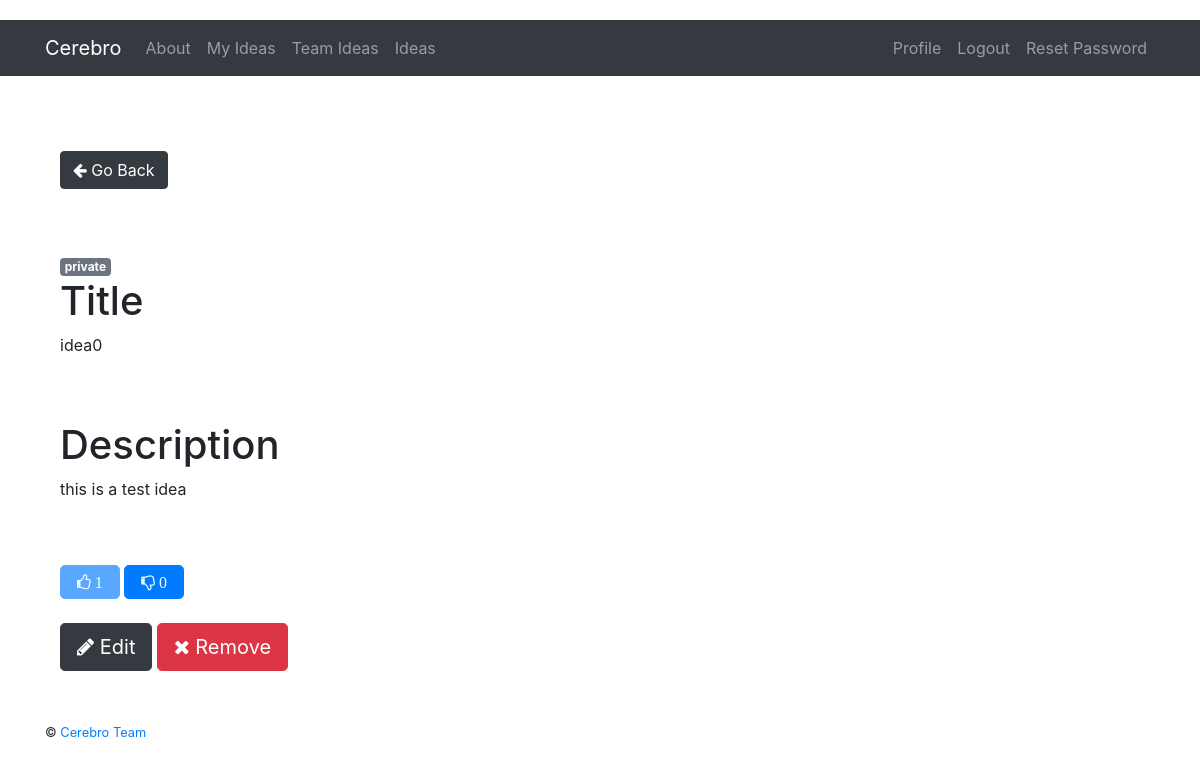
The page /ideas/1/ (signed in) on the database its author committed.
### project/server/models.py (models this page shows, shortened)
class Idea(db.Model):
    __tablename__ = "ideas"
    id = db.Column(db.Integer, primary_key=True, autoincrement=True)
    title = db.Column(db.String(255), nullable=False)
    description = db.Column(db.String(1024), nullable=True)
    owner = db.Column(db.Integer, nullable=False)
    up_votes = db.Column(db.Integer, nullable=True)
    down_votes = db.Column(db.Integer, nullable=True)
    created_date = db.Column(db.DateTime, nullable=False)
    access = db.Column(db.String(255), nullable=False)

### project/server/user/views.py (the view)
@user_blueprint.route('/ideas/<idea>/', methods=['GET', 'POST'])
def idea_detail(idea):
    idea_result = Idea.query.filter_by(id=idea).first()
    vote_result = VoteTracker.query.filter_by(user_id=current_user.id, idea_id=idea).first()
    up_disabled = "enabled"
    down_disabled = "enabled"
    if vote_result:
        print("vote result: ", vote_result.vote)
        if vote_result.vote == "up":
            up_disabled = "disabled"
        elif vote_result.vote == "down":
            down_disabled = "disabled"
    return render_template('user/idea_detail.html', idea=idea_result, up_disabled=up_disabled, down_disabled=down_disabled)

### project/server/__init__.py (called while the page is built)
@login_manager.user_loader
def load_user(user_id):
    return User.query.filter(User.id == int(user_id)).first()

### project/client/templates/user/idea_detail.html (shortened to what this page needs)
{% extends "_base.html" %}
{% block content %}
    <div class="container">
        <nav aria-label="...">
            <ul class="pagination">
                <li class="previous">
                    <a class="btn btn-dark ml-auto" href="{{ url_for("user.ideas") }}">
                        <i class="fa fa-arrow-left"></i> Go Back
                    </a>
                </li>
            </ul>
        </nav>
    <br><br>
    <span class="badge badge-secondary">{{ idea.access }}</span>
    <h1>Title </h1>
    <p>{{ idea.title }} </p>
    <br><br>
    <h1>Description</h1>
    <p>{{ idea.description|safe }}</p>
    <br><br>
    <button name="voteUpBtn"
            type="button"
            id="voteUpBtn"
            class="btn btn-lg btn-primary fa fa-thumbs-o-up {{ up_disabled }}"
            data-loading-text=" ... ">
        <span id="vote_list_up">{{ idea.up_votes }}</span></button>
    <button name="voteDownBtn"
            type="button"
            id="voteDownBtn"
            class="btn btn-lg btn-primary fa fa-thumbs-o-down {{ down_disabled }}"
            data-loading-text=" ... ">
        <span id="vote_list_down">{{ idea.down_votes }}</span></button>
    <br><br>
    {% if idea.owner == current_user.id %}
    <a class="btn btn-dark btn-lg ml-auto" href="{{ url_for('user.edit_idea', idea=idea.id) }}">
        <i class="fa fa-pencil"></i> Edit
    </a>
    <button type="button" class="btn btn-danger btn-lg" data-toggle="modal" data-target="#confirmModal">
        <i class="fa fa-times"></i> Remove
    </button>
    {% endif %}
{% endblock %}

### project/client/static/user_profile.css (style rules this page uses)
body { margin-top:20px; }

### rows shown on the page
Idea: access "private", title "idea0", description "this is a test idea", up_votes "1", down_votes "0"
